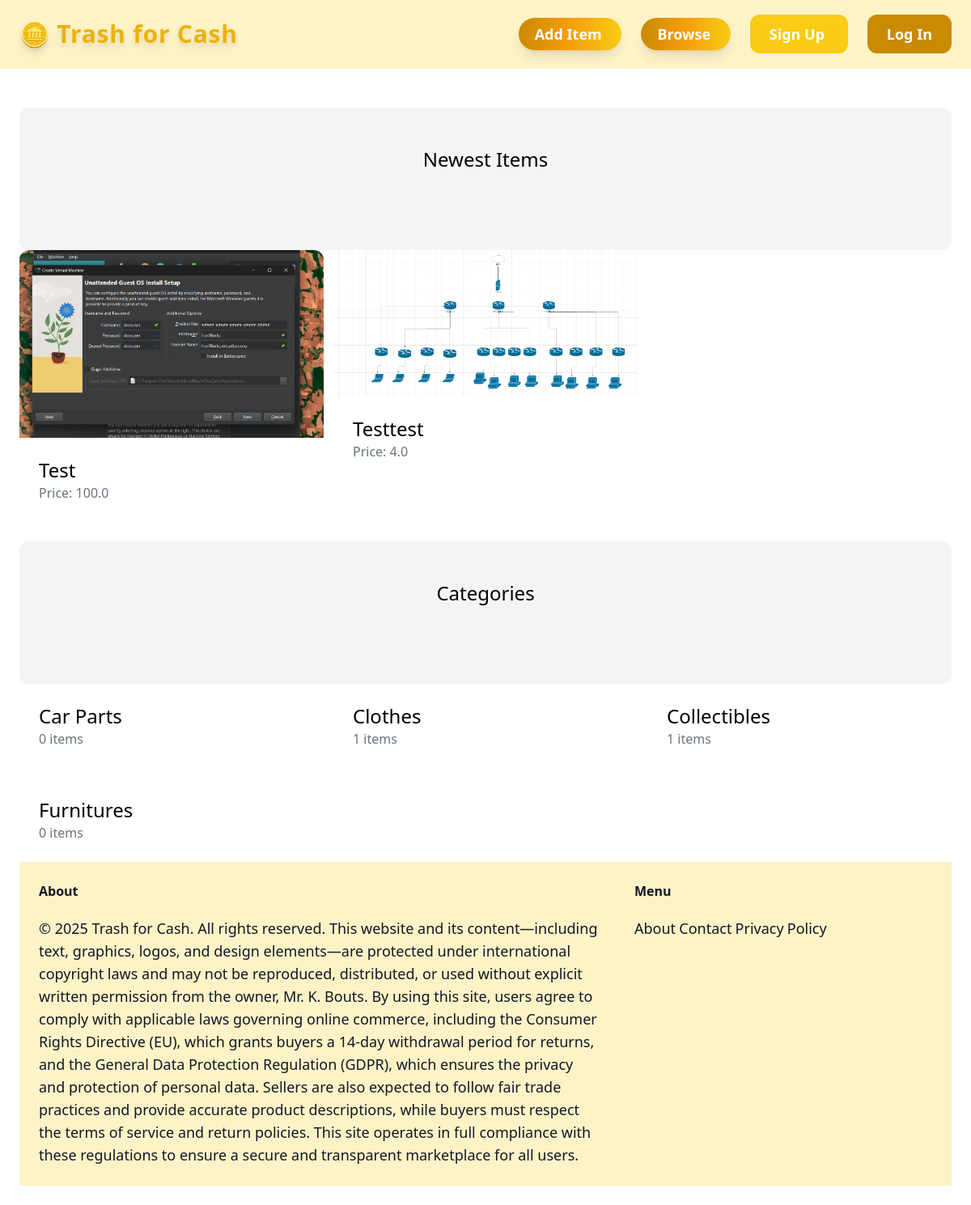
The page / on the database its author committed.
### item/models.py (models this page shows, shortened)
class Item(models.Model):
     category= models.ForeignKey(Category, related_name='items', on_delete=models.CASCADE)
     name=models.CharField(max_length=255)
     description = models.TextField(blank=True, null=True)
     price = models.FloatField()
     image = models.ImageField(upload_to='item_images', blank=True, null=True)
     is_sold = models.BooleanField(default=False)
     created_at = models.DateTimeField(auto_now_add=True)
     created_by = models.ForeignKey(User, related_name='items', on_delete=models.CASCADE)

class Category(models.Model):
    name=models.CharField(max_length=255)
    class Meta:
        ordering = ('name',)
        verbose_name_plural = 'Categories'

### core/views.py (the view)
# urls.py: path('', views.index, name='index'),
def index(request):
    items = Item.objects.filter(is_sold=False)[0:6]
    categories = Category.objects.all()
    return render(request, 'core/index.html', {
        'categories':categories,
        'items':items,
    })

### core/templates/core/index.html (shortened to what this page needs)
{% extends 'core/base.html' %}
{% block content %}
    <div class="mt-6 px-6 py-12 bg-gray-100 rounded-xl">
        <h2 class="mb-12 text-2xl text-center">Newest Items</h2>
    </div>
    <div class="grid grid-cols-3 gap-3">
        {% for item in items %}
          <div>
            <a href="{% url 'item:detail' item.id %}">
            <div>
                <img src="{{ item.image.url }}" class="rounded-t-xl">
            </div>
            <div class="p-6 bg-white rounded-b-xl">
                <h2 class ="text-2xl">
                    {{ item.name }}
                </h2>
                <p class="text-gray-500">
                    Price: {{ item.price }}
                </p>
            </div>
          </a>
          </div>
        {% endfor %}
    </div>
     <div class="mt-6 px-6 py-12 bg-gray-100 rounded-xl">
        <h2 class="mb-12 text-2xl text-center">Categories</h2>
    </div>
    <div class="grid grid-cols-3 gap-3">
        {% for category in categories %}
         <a href="#">
            <div class="p-6 bg-white rounded-b-xl">
                <h2 class ="text-2xl">
                    {{ category.name }}
                </h2>
                <p class="text-gray-500">
                    {{ category.items.count }}
                    items
                </p>
            </div>
            </a>
        {% endfor %}
{% endblock %}

### core/templates/core/base.html (shortened to what this page needs)
<!doctype html>
<html>
    <head>
        <script src="https://cdn.tailwindcss.com"></script>
    </head>
    <body>
        <nav class="py-6 px-6 flex justify-between items-center border-b border-amber-100 bg-amber-100">
            <a href="/" class="text-3xl font-extrabold tracking-wide text-yellow-500 hover:text-yellow-600 transition duration-300 ease-in-out drop-shadow-lg">
                🪙 Trash for Cash
            </a>
            <div class="space-x-6">
                <a href="#" class="text-lg font-semibold text-white bg-gradient-to-r from-yellow-600 via-amber-500 to-yellow-400 px-5 py-2 rounded-full shadow-lg hover:scale-105 hover:brightness-110 transform transition duration-300 ease-in-out">
                      Add Item
                </a>
                <a href="#" class="text-lg font-semibold text-white bg-gradient-to-r from-yellow-600 via-amber-500 to-yellow-400 px-5 py-2 rounded-full shadow-lg hover:scale-105 hover:brightness-110 transform transition duration-300 ease-in-out">
                      Browse
                </a>
                <a href="{% url 'core:signup' %}" class="px-6 py-3 text-lg font-semibold bg-yellow-400 text-white rounded-xl hover:bg-yellow-500 hover:shadow-md hover:shadow-yellow-300 transition duration-300 ease-in-out">
                    Sign Up
                </a>
                <a href="#" class="px-6 py-3 text-lg font-semibold bg-yellow-600 text-white rounded-xl hover:bg-yellow-700 hover:shadow-md hover:shadow-yellow-400 transition duration-300 ease-in-out">
                    Log In
                </a>
            </div>
        </nav>
        <div class="px-6 py-6">
            {% block content %}
            {% endblock %}
        </div>
        <footer class="py-6 px-6 flex justify-between bg-amber-100">
            <div class="w-2/3 pr-10">
                <h3 class="mb-5 font-semibold text-gray-900">About</h3>
                <p class="text-lg text-gray-900">
                    © 2025 Trash for Cash. All rights reserved. This website and its content—including text, graphics, logos, and design elements—are protected under international copyright laws and may not be reproduced, distributed, or used without explicit written permission from the owner, Mr. K. Bouts. By using this site, users agree to comply with applicable laws governing online commerce, including the Consumer Rights Directive (EU), which grants buyers a 14-day withdrawal period for returns, and the General Data Protection Regulation (GDPR), which ensures the privacy and protection of personal data. Sellers are also expected to follow fair trade practices and provide accurate product descriptions, while buyers must respect the terms of service and return policies. This site operates in full compliance with these regulations to ensure a secure and transparent marketplace for all users.
                </p>
            </div>
            <div class="w-1/3">
                <h3 class="mb-5 font-semibold text-gray-900">Menu</h3>
                <ul class="space-y-2">
                    <li>
                        <a href="#" class="text-lg text-gray-900 hover:text-gray-700">About</a>
                        <a href="{% url 'core:contact' %}" class="text-lg text-gray-900 hover:text-gray-700">Contact</a>
                        <a href="#" class="text-lg text-gray-900 hover:text-gray-700">Privacy</a>
                        <a href="#" class="text-lg text-gray-900 hover:text-gray-700">Policy</a>
                    </li>
                </ul>
            </div>
        </footer>
    </body>
</html>

### rows shown on the page
Item: image (picture), name "Test", price "100.0"
Item: image (picture), name "Testtest", price "4.0"
Category: name "Car Parts", items.count "0"
Category: name "Clothes", items.count "1"
Category: name "Collectibles", items.count "1"
Category: name "Furnitures", items.count "0"
